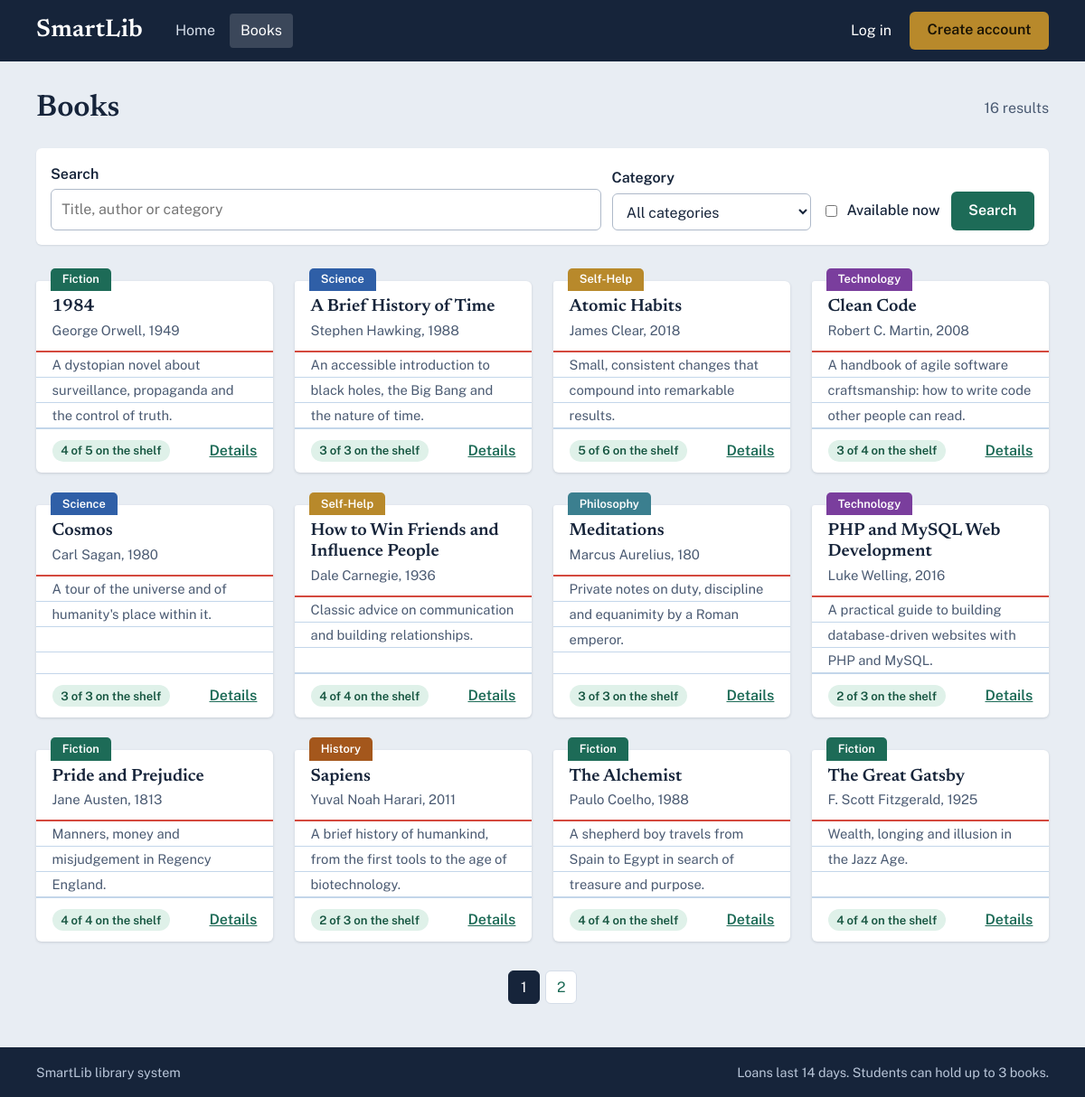
The page /books.php on the database its author committed.
### tables this page shows
CREATE TABLE books (
  id               INT AUTO_INCREMENT PRIMARY KEY,
  title            VARCHAR(200) NOT NULL,
   
  author_id        INT NOT NULL,
   
  category_id      INT NOT NULL,
   
  year_published   SMALLINT NULL,
   
  description      TEXT NULL,
   
  total_copies     INT NOT NULL DEFAULT 1,
   
  available_copies INT NOT NULL DEFAULT 1,
  created_at       TIMESTAMP NOT NULL DEFAULT CURRENT_TIMESTAMP,
   
  CONSTRAINT fk_books_author   FOREIGN KEY (author_id)   REFERENCES authors(id),
   
  CONSTRAINT fk_books_category FOREIGN KEY (category_id) REFERENCES categories(id),
   
  CONSTRAINT chk_copies CHECK (available_copies >= 0 AND available_copies <= total_copies)
);

CREATE TABLE categories (
  id   INT AUTO_INCREMENT PRIMARY KEY,
   
  name VARCHAR(100) NOT NULL UNIQUE
);

CREATE TABLE authors (
  id   INT AUTO_INCREMENT PRIMARY KEY,
  name VARCHAR(100) NOT NULL UNIQUE
);

### includes/init.php (called while the page is built, shortened)
<?php
function e($value): string
{
    return htmlspecialchars((string) $value, ENT_QUOTES, 'UTF-8');
}
function url(string $path = ''): string
{
    return BASE_URL . '/' . ltrim($path, '/');
}
require_once __DIR__ . '/components.php';

### includes/components.php (the view, shortened to what this page needs)
<?php
function book_card(array $b): string
{
    $avail = (int) $b['available_copies'];
    $total = (int) $b['total_copies'];
    $cat   = 'cat-' . ((((int) $b['category_id']) - 1) % 8 + 1);
    $desc  = $b['description'] ?? '';
    $chip = $avail > 0
        ? '<span class="chip chip-ok">' . $avail . ' of ' . $total . ' on the shelf</span>'
        : '<span class="chip chip-out">All copies out</span>';
    ob_start(); ?>
    <article class="book-card <?= $cat ?>">
        <a class="book-tab" href="<?= e(url('books.php?category=' . (int) $b['category_id'])) ?>"><?= e($b['category_name']) ?></a>
        <header class="book-head">
            <h3><a href="<?= e(url('book.php?id=' . (int) $b['id'])) ?>"><?= e($b['title']) ?></a></h3>
            <p class="book-author"><?= e($b['author_name']) ?><?= $b['year_published'] ? ', ' . (int) $b['year_published'] : '' ?></p>
        </header>
        <p class="book-desc"><?= e($desc) ?></p>
        <footer class="book-foot">
            <?= $chip ?>
            <a class="link-strong" href="<?= e(url('book.php?id=' . (int) $b['id'])) ?>">Details</a>
        </footer>
    </article>
    <?php
    return ob_get_clean();
}
function pagination(int $page, int $pages, array $query = []): string
{
    $html = '<nav class="pager" aria-label="Pages">';
    for ($i = 1; $i <= $pages; $i++) {
        $q = http_build_query(array_merge($query, ['page' => $i]));
        $html .= $i === $page
            ? '<span class="pager-current">' . $i . '</span>'
            : '<a href="?' . e($q) . '">' . $i . '</a>';
    }
    return $html . '</nav>';
}

### books.php (shortened to what this page needs)
<?php
require __DIR__ . '/includes/init.php';
$q        = trim($_GET['q'] ?? '');
$category = (int) ($_GET['category'] ?? 0);
$onlyFree = isset($_GET['available']);
$page     = max(1, (int) ($_GET['page'] ?? 1));
$perPage  = 12;
$where  = [];
$params = [];
$whereSql = $where ? 'WHERE ' . implode(' AND ', $where) : '';
$from = "FROM books b JOIN authors a ON a.id = b.author_id JOIN categories c ON c.id = b.category_id $whereSql";
$stmt = $pdo->prepare("SELECT COUNT(*) $from");
$stmt->execute($params);
$total = (int) $stmt->fetchColumn();
$pages = max(1, (int) ceil($total / $perPage));
$page  = min($page, $pages);
$stmt = $pdo->prepare("SELECT b.*, a.name AS author_name, c.name AS category_name $from
                       ORDER BY b.title LIMIT :lim OFFSET :off");
$stmt->bindValue(':lim', $perPage, PDO::PARAM_INT);
$stmt->bindValue(':off', ($page - 1) * $perPage, PDO::PARAM_INT);
$stmt->execute();
$books = $stmt->fetchAll();
require __DIR__ . '/includes/header.php';
?>
<div class="page-head">
    <h1>Books</h1>
    <span class="muted"><?= $total ?> result<?= $total === 1 ? '' : 's' ?></span>
</div>
<form class="filters" method="get" role="search">
    <div>
        <label for="q">Search</label>
        <input id="q" type="search" name="q" value="<?= e($q) ?>" placeholder="Title, author or category">
    </div>
    <div>
        <label for="category">Category</label>
        <select id="category" name="category">
            <option value="0">All categories</option>
        </select>
    </div>
    <label class="check"><input type="checkbox" name="available" value="1" <?= $onlyFree ? 'checked' : '' ?>> Available now</label>
    <button class="btn btn-primary" type="submit">Search</button>
</form>
<?php if (!$books): ?>
    <div class="empty">
        <p>No books match your search.</p>
        <a href="<?= e(url('books.php')) ?>">Clear filters</a>
    </div>
<?php else: ?>
    <div class="book-grid">
        <?php foreach ($books as $b) { echo book_card($b); } ?>
    </div>
    <?= pagination($page, $pages, array_filter(['q' => $q, 'category' => $category ?: null, 'available' => $onlyFree ? 1 : null])) ?>
<?php endif; ?>
<?php require __DIR__ . '/includes/footer.php'; ?>

### css/style.css (style rules this page uses)
:root { --ink: #16243a; --ink-soft: #4a5a72; --shelf: #e8edf3; --paper: #ffffff; --rule: #c3d6ea; --margin: #d4493e; --pine: #1d6b57; --pine-dark: #15503f; --brass: #b8892b; --line: #d5dde8; --ok-bg: #dff1e9; --ok-fg: #14543f; --bad-bg: #fbe3e0; --bad-fg: #8f2a21; --font-display: "Newsreader", Georgia, "Times New Roman", serif; --font-body: "Public Sans", system-ui, -apple-system, "Segoe UI", Arial, sans-serif; }
*, *::before, *::after { box-sizing: border-box; }
html { -webkit-text-size-adjust: 100%; }
body { margin: 0; background: var(--shelf); color: var(--ink); font-family: var(--font-body); font-size: 1rem; line-height: 1.6; min-height: 100vh; display: flex; flex-direction: column; }
h1, h2, h3 { font-family: var(--font-display); font-weight: 600; line-height: 1.2; margin: 0 0 .5em; }
h1 { font-size: 2.1rem; }
h3 { font-size: 1.2rem; }
p { margin: 0 0 1em; }
a { color: var(--pine); }
.btn { display: inline-block; font: inherit; font-weight: 600; cursor: pointer; padding: .55rem 1.1rem; border-radius: 6px; border: 2px solid transparent; text-decoration: none; line-height: 1.3; text-align: center; }
.btn-primary { background: var(--pine); color: #fff; }
.link-strong { font-weight: 600; }
.chip { display: inline-block; font-size: .82rem; font-weight: 600; padding: .1rem .6rem; border-radius: 99px; white-space: nowrap; }
.chip-ok { background: var(--ok-bg); color: var(--ok-fg); }
.page-head { display: flex; align-items: center; justify-content: space-between; gap: 1rem; margin-bottom: 1.5rem; flex-wrap: wrap; }
.page-head h1 { margin: 0; }
.muted { color: var(--ink-soft); }
.book-grid { display: grid; grid-template-columns: repeat(auto-fill, minmax(260px, 1fr)); gap: 2.25rem 1.5rem; padding-top: .75rem; }
.book-card { --cat: var(--pine); position: relative; background: var(--paper); border-radius: 3px 6px 6px 6px; box-shadow: 0 1px 3px rgba(22,36,58,.16); display: flex; flex-direction: column; }
.cat-1 { --cat: #1d6b57; }
.cat-2 { --cat: #2f5fa7; }
.cat-3 { --cat: #7a3e9d; }
.cat-4 { --cat: #a4571c; }
.cat-5 { --cat: #b8892b; }
.cat-6 { --cat: #3b7f8f; }
.book-tab { position: absolute; top: -.85rem; left: 1rem; background: var(--cat); color: #fff; text-decoration: none; font-size: .8rem; font-weight: 600; padding: .15rem .8rem; border-radius: 5px 5px 0 0; max-width: 70%; overflow: hidden; text-overflow: ellipsis; white-space: nowrap; }
.book-head { padding: 1.1rem 1.1rem .65rem; border-bottom: 2px solid var(--margin); }
.book-head h3 { margin: 0 0 .15rem; font-size: 1.2rem; }
.book-head h3 a { color: var(--ink); text-decoration: none; }
.book-author { margin: 0; color: var(--ink-soft); font-size: .93rem; }
.book-desc { margin: 0; padding: 0 1.1rem; flex: 1; font-size: .92rem; color: var(--ink-soft); line-height: 28px; min-height: 84px; background-image: repeating-linear-gradient(to bottom, transparent 0, transparent 27px, var(--rule) 27px, var(--rule) 28px); }
.book-foot { display: flex; align-items: center; justify-content: space-between; gap: .5rem; padding: .7rem 1.1rem; border-top: 1px solid var(--rule); flex-wrap: wrap; }
label { display: block; font-weight: 600; margin-bottom: .25rem; }
input, select, textarea { font: inherit; color: var(--ink); width: 100%; padding: .55rem .7rem; background: #fff; border: 1.5px solid #aeb9c9; border-radius: 6px; }
.filters { display: grid; grid-template-columns: 1fr 220px auto auto; gap: .75rem; align-items: end; background: var(--paper); padding: 1rem; border-radius: 6px; margin-bottom: 1.75rem; box-shadow: 0 1px 2px rgba(22,36,58,.1); }
.filters .check { display: flex; align-items: center; gap: .5rem; padding-bottom: .55rem; font-weight: 500; margin: 0; white-space: nowrap; }
.filters .check input { width: auto; }
.pager { display: flex; gap: .4rem; justify-content: center; margin-top: 2rem; flex-wrap: wrap; }
.pager a, .pager-current { min-width: 2.2rem; padding: .3rem .6rem; text-align: center; border-radius: 6px; text-decoration: none; background: var(--paper); border: 1px solid var(--line); }
.pager-current { background: var(--ink); color: #fff; border-color: var(--ink); }

### rows shown on the page
books: category.name "Fiction", title "1984", author.name "George Orwell", year_published "1949", description "A dystopian novel about surveillance, propaganda and the control of truth.", available_copies "4", total_copies "5"
books: category.name "Science", title "A Brief History of Time", author.name "Stephen Hawking", year_published "1988", description "An accessible introduction to black holes, the Big Bang and the nature of time.", available_copies "3", total_copies "3"
books: category.name "Self-Help", title "Atomic Habits", author.name "James Clear", year_published "2018", description "Small, consistent changes that compound into remarkable results.", available_copies "5", total_copies "6"
books: category.name "Technology", title "Clean Code", author.name "Robert C. Martin", year_published "2008", description "A handbook of agile software craftsmanship: how to write code other people can read.", available_copies "3", total_copies "4"
books: category.name "Science", title "Cosmos", author.name "Carl Sagan", year_published "1980", description "A tour of the universe and of humanity's place within it.", available_copies "3", total_copies "3"
books: category.name "Self-Help", title "How to Win Friends and Influence People", author.name "Dale Carnegie", year_published "1936", description "Classic advice on communication and building relationships.", available_copies "4", total_copies "4"
books: category.name "Philosophy", title "Meditations", author.name "Marcus Aurelius", year_published "180", description "Private notes on duty, discipline and equanimity by a Roman emperor.", available_copies "3", total_copies "3"
books: category.name "Technology", title "PHP and MySQL Web Development", author.name "Luke Welling", year_published "2016", description "A practical guide to building database-driven websites with PHP and MySQL.", available_copies "2", total_copies "3"
books: category.name "Fiction", title "Pride and Prejudice", author.name "Jane Austen", year_published "1813", description "Manners, money and misjudgement in Regency England.", available_copies "4", total_copies "4"
books: category.name "History", title "Sapiens", author.name "Yuval Noah Harari", year_published "2011", description "A brief history of humankind, from the first tools to the age of biotechnology.", available_copies "2", total_copies "3"
books: category.name "Fiction", title "The Alchemist", author.name "Paulo Coelho", year_published "1988", description "A shepherd boy travels from Spain to Egypt in search of treasure and purpose.", available_copies "4", total_copies "4"
books: category.name "Fiction", title "The Great Gatsby", author.name "F. Scott Fitzgerald", year_published "1925", description "Wealth, longing and illusion in the Jazz Age.", available_copies "4", total_copies "4"

### other values the page prints
$label "Home Books"
$total "16"
LOAN_DAYS "14"
MAX_ACTIVE_LOANS "3"
